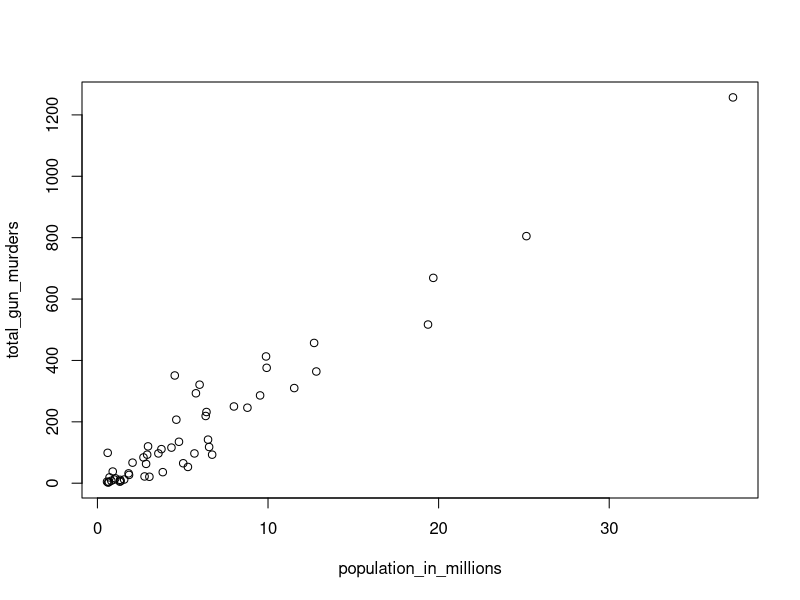
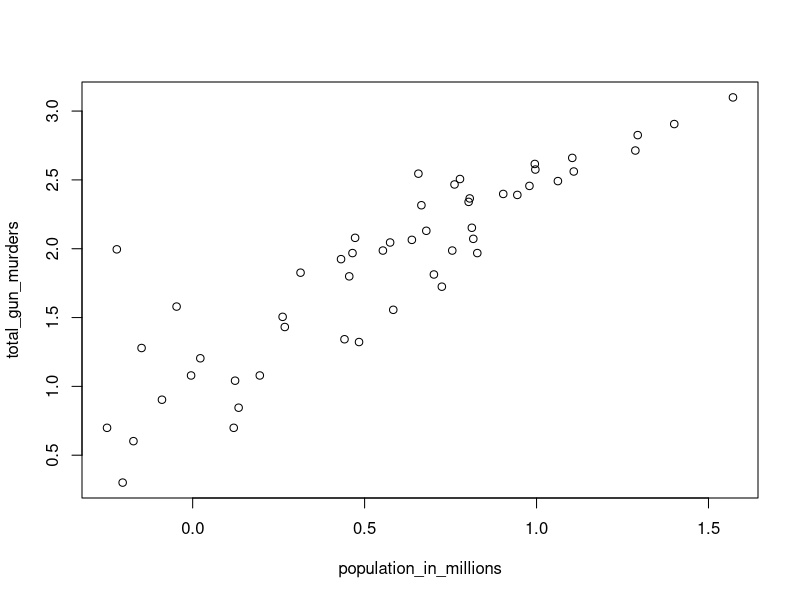
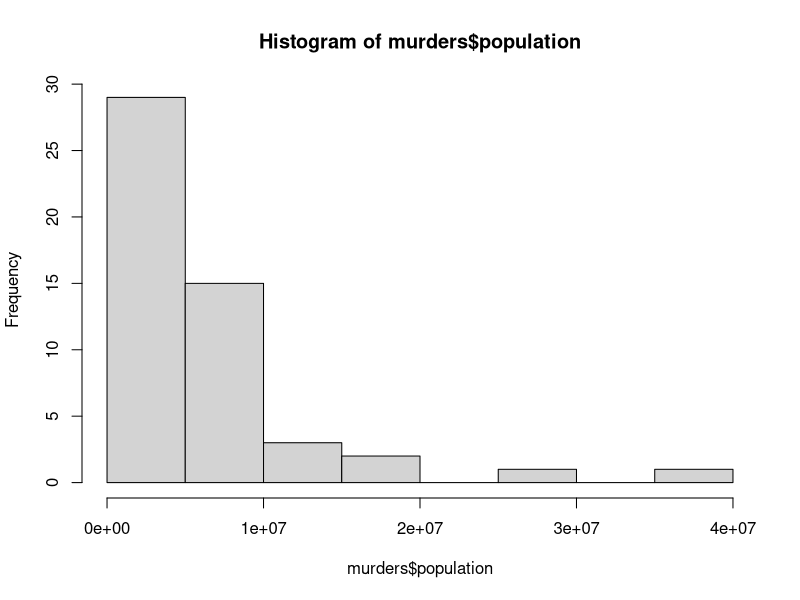
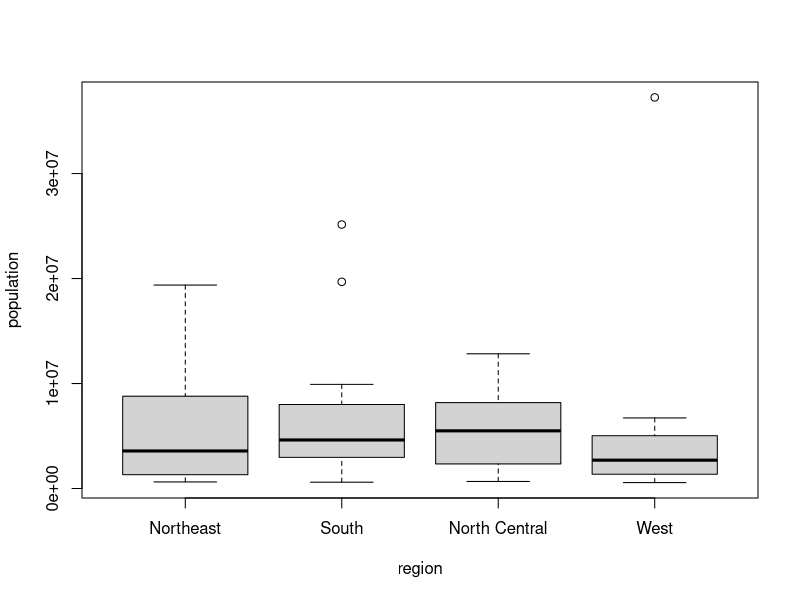

Here is the R script that generated these plots, in order:
## ---- chunk 1
# Formula: n(n + 1)/2

n <- 100

n*(n + 1)/2
## ---- chunk 2
n <- 1000

n*(n + 1)/2
## ---- chunk 3
n <- 1000
x <- seq(1, n)
sum(x)
## ---- chunk 4
log(sqrt(100), base = 10)
## ---- chunk 5
x <- 100
## ---- chunk 6
log(10^x)
## ---- chunk 7
log10(x^10)
## ---- chunk 8
log(exp(x))
## ---- chunk 9
exp(log(x, base = 2))
## ---- chunk 10
library(dslabs)
## ---- chunk 11
str(murders)
## ---- chunk 12
names(murders)
## ---- chunk 13
a <- murders$abb
class(a)
## ---- chunk 14
b <- murders[, "abb"]
## ---- chunk 15
identical(a, b)
## ---- chunk 16
class(murders$region)
## ---- chunk 17
length(levels(murders$region))
## ---- chunk 18
table(murders$region)
## ---- chunk 19
temp <- c(35, 88, 42, 84, 81, 30)
## ---- chunk 20
city <- c("Beijing", "Lagos", "Paris", "Rio de Janeiro", "San Juan", "Toronto")
## ---- chunk 21
names(temp) <- city

temp
## ---- chunk 22
temp[1:3]
## ---- chunk 23
temp[c("Paris", "San Juan")]
## ---- chunk 24
12:73
## ---- chunk 25
seq(1, 100, by = 2)
## ---- chunk 26
length(seq(6, 55, by = 6*4/7))
## ---- chunk 27
length(seq(6, 55, by = 6 + 4/7))
## ---- chunk 28
length(seq(6, 55, by = 6 + 8/7))
## ---- chunk 29
a <- seq(1, 10, 0.5)
class(a)
## ---- chunk 30
a <- seq(1, 10)
class(a)
## ---- chunk 31
class(1L)
## ---- chunk 32
x <- c("1", "3", "5")
x <- as.integer(x)
class(x)
## ---- chunk 33
pop <- murders$population
pop <- sort(pop)
## ---- chunk 34
pop[1]
## ---- chunk 35
pop <- murders$population
pop <- order(pop)
## ---- chunk 36
pop[1]
## ---- chunk 37
i_min <- which.min(murders$population)
i_min
## ---- chunk 38
states <- murders$state
states[i_min]
## ---- chunk 39
temp <- c(35, 88, 42, 84, 81, 30)
city <- c("Beijing", "Lagos", "Paris", 
          "Rio de Janeiro", "San Juan", "Toronto")
city_temps <- data.frame(name = city, temperature = temp)
## ---- chunk 40
ranks <- rank(murders$population)
ranks
## ---- chunk 41
my_df <- data.frame(state = murders$state, rank = ranks)
my_df
## ---- chunk 42
ind <- order(murders$population)
ind
## ---- chunk 43
states <- murders$state
states <- states[ind]
states
## ---- chunk 44
my_df <- data.frame(state = states, rank = ranks)
my_df
## ---- chunk 45
ranks
## ---- chunk 46
str(na_example)
## ---- chunk 47
mean(na_example)
## ---- chunk 48
ind <- is.na(na_example)
## ---- chunk 49
sum(ind)
## ---- chunk 50
mean(!is.na(na_example))
## ---- chunk 51
temp <- c(35, 88, 42, 84, 81, 30)
temp <- 5/9*(temp - 32)
city <- c("Beijing", "Lagos", "Paris", 
          "Rio de Janeiro", "San Juan", "Toronto")
city_temps <- data.frame(name = city, temperature = temp)
city_temps
## ---- chunk 52
# Sum from n = 1 to 100
sum(1 / (1:100)^2)
## ---- chunk 53
# 1 (which is 1/1^2) plus the sum of reciprocals of squares from n = 2 to 100
1 + sum(1 / (seq(2, 100, 1)^2))
## ---- chunk 54
murder_rate <- murders$total / murders$population * 100000
murder_rate
## ---- chunk 55
mean(murder_rate)
## ---- chunk 56
murder_rate <- murders$total / murders$population * 100000
murder_rate
## ---- chunk 57
low <- murder_rate <= 1
low
## ---- chunk 58
which(low)
## ---- chunk 59
murders$state[low]
## ---- chunk 60
murders$state[low & murders$region == "Northeast"]
## ---- chunk 61
below_avg <- murder_rate <= mean(murder_rate)
sum(below_avg)
## ---- chunk 62
ind <- match(c("AK", "MI", "IA"), murders$abb)
murders$state[ind]
## ---- chunk 63
c("MA", "ME", "MI", "MO", "MU") %in% murders$abb
## ---- chunk 64
!c("MA", "ME", "MI", "MO", "MU") %in% murders$abb
## ---- chunk 65
which(!c("MA", "ME", "MI", "MO", "MU") %in% murders$abb)
## ---- chunk 66
population_in_millions <- murders$population/10^6
total_gun_murders <- murders$total
plot(population_in_millions, total_gun_murders)
## ---- chunk 67
population_in_millions <- log10(population_in_millions)
total_gun_murders <- log10(total_gun_murders)
plot(population_in_millions, total_gun_murders)
## ---- chunk 68
hist(murders$population)
## ---- chunk 69
boxplot(population~region, data = murders)
